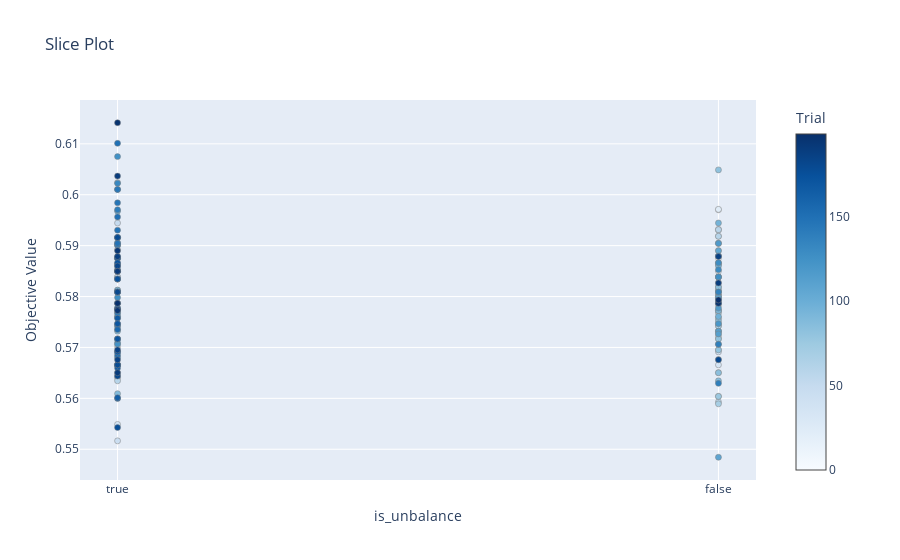

This figure's notebook cell:
### Code cell
optuna.visualization.plot_slice(study, params=["is_unbalance"])

### Figure 1 — Plotly figure (JSON) as saved in the notebook; plotly's stock layout.template omitted (floating-point values rounded to 4 significant figures; data arrays with more than 128 entries replaced by an {"elided": "..."} marker saying what was removed)
{"data": [{"marker": {"color": {"elided": "200 int values"}, "colorbar": {"title": {"text": "Trial"}, "x": 1, "xpad": 40}, "colorscale": [[0, "rgb(247,251,255)"], [0.125, "rgb(222,235,247)"], [0.25, "rgb(198,219,239)"], [0.375, "rgb(158,202,225)"], [0.5, "rgb(107,174,214)"], [0.625, "rgb(66,146,198)"], [0.75, "rgb(33,113,181)"], [0.875, "rgb(8,81,156)"], [1, "rgb(8,48,107)"]], "line": {"color": "Grey", "width": 0.5}}, "mode": "markers", "name": "Feasible Trial", "showlegend": false, "type": "scatter", "x": {"elided": "200 bool values"}, "y": {"elided": "200 float values"}}], "layout": {"title": {"text": "Slice Plot"}, "xaxis": {"categoryarray": [true, false], "categoryorder": "array", "title": {"text": "is_unbalance"}, "type": "category"}, "yaxis": {"title": {"text": "Objective Value"}}}}
